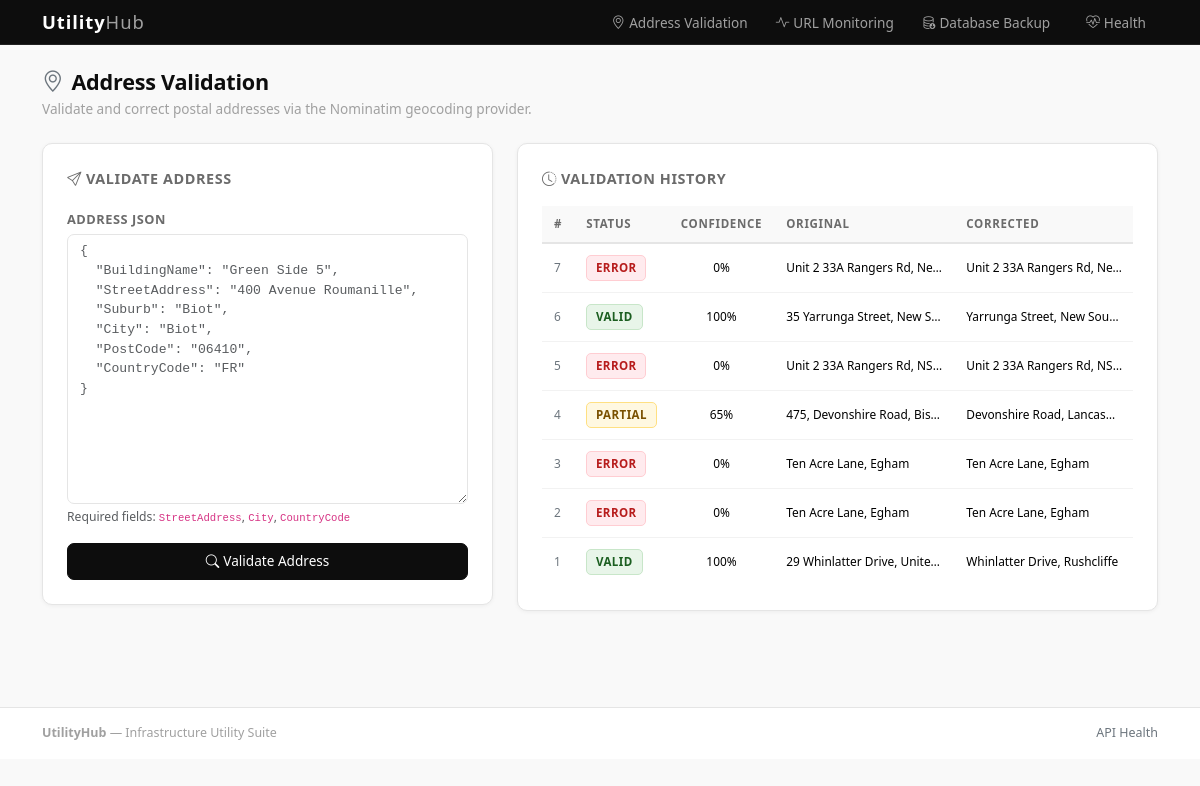
Before: / with the older database file.
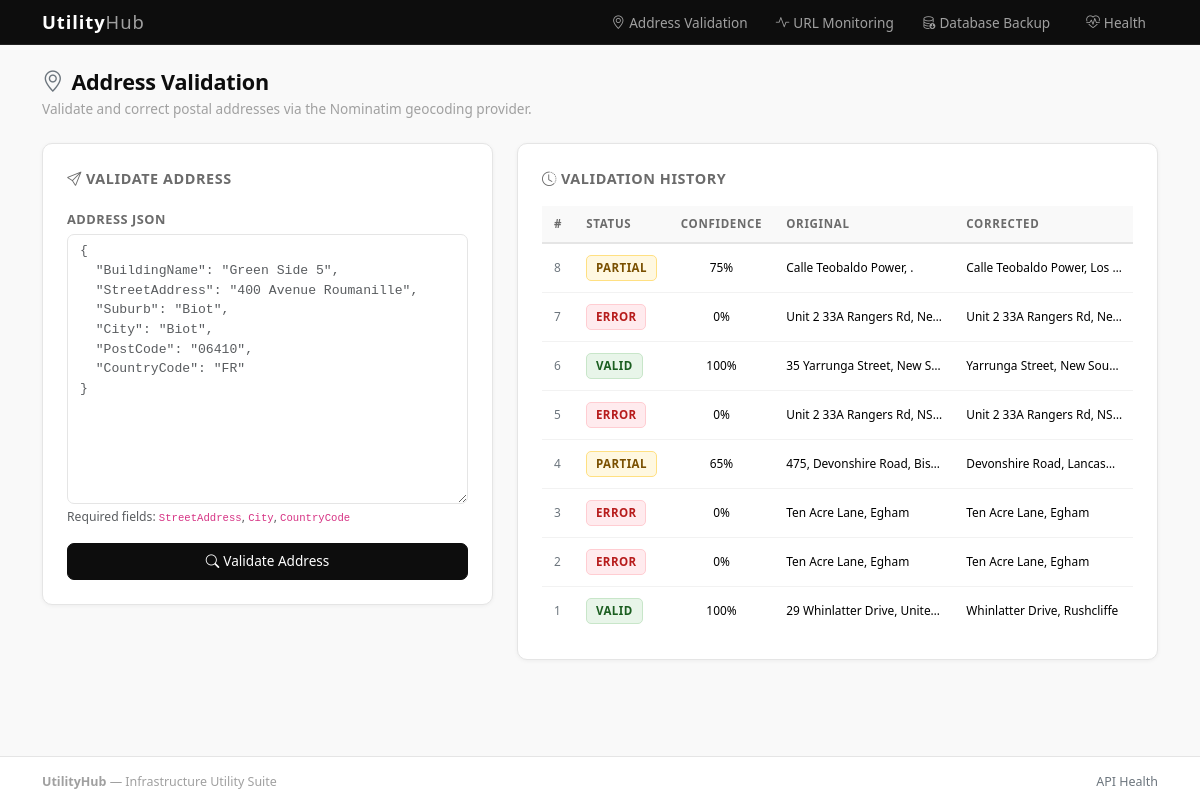
After: the same page with the newer database file.
### app/models/address_validation.py (models this page shows)
class AddressValidation(db.Model):
    __tablename__ = "address_validations"
    id = db.Column(db.Integer, primary_key=True)
    building_name = db.Column(db.String(255), nullable=True)
    street_address = db.Column(db.String(255), nullable=False)
    suburb = db.Column(db.String(120), nullable=True)
    city = db.Column(db.String(120), nullable=False)
    post_code = db.Column(db.String(32), nullable=True)
    country_code = db.Column(db.String(8), nullable=False)
    original_payload_json = db.Column(db.Text, nullable=False)
    corrected_payload_json = db.Column(db.Text, nullable=False)
    validation_status = db.Column(db.String(20), nullable=False, index=True)
    confidence_score = db.Column(db.Float, nullable=False)
    provider_name = db.Column(db.String(40), nullable=False)
    provider_reference = db.Column(db.String(120), nullable=True)
    validated_at = db.Column(
        db.DateTime(timezone=True),
        nullable=False,
        default=lambda: datetime.now(timezone.utc),
        index=True,
    )
    created_at = db.Column(
        db.DateTime(timezone=True),
        nullable=False,
        default=lambda: datetime.now(timezone.utc),
    )
    def to_dict(self) -> dict:
        return {
            "id": self.id,
            "original_address": self._safe_load_json(self.original_payload_json),
            "corrected_address": self._safe_load_json(self.corrected_payload_json),
            "validation_status": self.validation_status,
            "confidence_score": round(self.confidence_score, 2),
            "provider_name": self.provider_name,
            "provider_reference": self.provider_reference,
            "validation_timestamp": self.validated_at.isoformat(),
        }
    @staticmethod
    def _safe_load_json(raw_json: str) -> dict:
        import json
        try:
            value = json.loads(raw_json)
            if isinstance(value, dict):
                return value
        except Exception:
            pass
        return {}

### app/routes/address_ui.py (the view)
@address_ui_bp.route("/", methods=["GET"])
def home():
    return render_template(
        "address_validation.html",
        history=service.history(limit=20),
        address_json_input="",
        error=None,
        result=None,
        corrected_json_output="",
    )

### app/repositories/address_validation_repository.py (called while the page is built)
    def get_recent(self, limit: int = 20) -> list[AddressValidation]:
        safe_limit = max(1, min(limit, 100))
        return (
            AddressValidation.query.order_by(AddressValidation.validated_at.desc())
            .limit(safe_limit)
            .all()
        )

### app/services/address_validation_service.py (called while the page is built)
    def history(self, limit: int = 20) -> list[dict]:
        return [row.to_dict() for row in self.repository.get_recent(limit=limit)]

### app/templates/address_validation.html (shortened to what this page needs)
{% extends "base.html" %}
{% block content %}
<div class="mb-4">
  <h1 class="page-title mb-1"><i class="bi bi-geo-alt me-2 text-secondary"></i>Address Validation</h1>
  <p class="page-subtitle mb-0">Validate and correct postal addresses via the Nominatim geocoding provider.</p>
</div>
<div class="row g-4">
  <div class="col-lg-5">
    <div class="card panel">
      <div class="card-body p-4">
        <p class="card-title"><i class="bi bi-send me-1"></i>Validate Address</p>
        <form method="post" action="/address-validation">
          <div class="mb-3">
            <label class="form-label">Address JSON</label>
            <textarea class="form-control font-monospace" name="address_json" rows="13" required
              style="font-size:0.82rem;resize:vertical"
              placeholder='{
  "BuildingName": "Green Side 5",
  "StreetAddress": "400 Avenue Roumanille",
  "Suburb": "Biot",
  "City": "Biot",
  "PostCode": "06410",
  "CountryCode": "FR"
}'>{{ address_json_input }}</textarea>
            <div class="form-text" style="font-size:0.76rem">
              Required fields: <code>StreetAddress</code>, <code>City</code>, <code>CountryCode</code>
            </div>
          </div>
          <button type="submit" class="btn-uh-primary btn w-100">
            <i class="bi bi-search me-1"></i>Validate Address
          </button>
        </form>
      </div>
    </div>
  </div>
  <div class="col-lg-7">
    <div class="card panel">
      <div class="card-body p-4">
        <p class="card-title"><i class="bi bi-clock-history me-1"></i>Validation History</p>
        {% if history %}
          <div class="table-responsive">
            <table class="uh-table table table-borderless mb-0">
              <thead>
                <tr>
                  <th style="width:6%">#</th>
                  <th style="width:16%">Status</th>
                  <th class="text-center" style="width:12%">Confidence</th>
                  <th style="width:30%">Original</th>
                  <th style="width:30%">Corrected</th>
                </tr>
              </thead>
              <tbody>
                {% for item in history %}
                <tr>
                  <td class="text-secondary small">{{ item.id }}</td>
                  <td>
                    {% set vs = item.validation_status | upper %}
                    {% if vs == 'VALID' %}
                      <span class="uh-badge badge-up">{{ item.validation_status }}</span>
                    {% elif vs == 'PARTIAL' %}
                      <span class="uh-badge badge-partial">{{ item.validation_status }}</span>
                    {% elif vs in ('INVALID', 'ERROR') %}
                      <span class="uh-badge badge-down">{{ item.validation_status }}</span>
                    {% else %}
                      <span class="uh-badge badge-unknown">{{ item.validation_status }}</span>
                    {% endif %}
                  </td>
                  <td class="text-center small fw-medium">
                    {{ "%.0f"|format(item.confidence_score * 100) }}%
                  </td>
                  <td class="small text-truncate" style="max-width:180px"
                      title="{{ item.original_address.StreetAddress }}, {{ item.original_address.City }}">
                    {{ item.original_address.StreetAddress }}, {{ item.original_address.City }}
                  </td>
                  <td class="small text-truncate" style="max-width:180px"
                      title="{{ item.corrected_address.StreetAddress }}, {{ item.corrected_address.City }}">
                    {{ item.corrected_address.StreetAddress }}, {{ item.corrected_address.City }}
                  </td>
                </tr>
                {% endfor %}
              </tbody>
            </table>
          </div>
        {% else %}
          <div class="text-center py-5 text-secondary">
            <i class="bi bi-geo-alt" style="font-size:2.5rem;opacity:0.2"></i>
            <p class="mt-2 mb-0 small">No validation history yet. Submit an address to get started.</p>
          </div>
        {% endif %}
      </div>
    </div>
  </div>
</div>
{% endblock %}

### app/templates/base.html (shortened to what this page needs)
<!doctype html>
<html lang="en">
<head>
  <link href="https://cdn.jsdelivr.net/npm/bootstrap@5.3.3/dist/css/bootstrap.min.css" rel="stylesheet">
  <link href="https://cdn.jsdelivr.net/npm/bootstrap-icons@1.11.3/font/bootstrap-icons.min.css" rel="stylesheet">
</head>
<body>
  <nav class="uh-navbar navbar navbar-expand-lg mb-4">
    <div class="container">
      <a href="/" class="uh-brand">Utility<span>Hub</span></a>
      <div class="collapse navbar-collapse" id="uh-nav">
        <ul class="navbar-nav ms-auto align-items-lg-center gap-1">
          <li class="nav-item">
            <a class="uh-nav-link {% if request.path.startswith('/address') %}active{% endif %}"
               href="/address-validation">
              <i class="bi bi-geo-alt me-1"></i>Address Validation
            </a>
          </li>
          <li class="nav-item">
            <a class="uh-nav-link {% if request.path.startswith('/url') %}active{% endif %}"
               href="/url-monitoring">
              <i class="bi bi-activity me-1"></i>URL Monitoring
            </a>
          </li>
          <li class="nav-item">
            <a class="uh-nav-link {% if request.path.startswith('/backup') %}active{% endif %}"
               href="/backup">
              <i class="bi bi-database-down me-1"></i>Database Backup
            </a>
          </li>
          <li class="nav-item ms-lg-2">
            <a class="uh-nav-link" href="/health" target="_blank">
              <i class="bi bi-heart-pulse me-1"></i>Health
            </a>
          </li>
        </ul>
      </div>
    </div>
  </nav>
  <main class="container pb-5">
    {% block content %}{% endblock %}
  </main>
  <footer class="uh-footer">
    <div class="container d-flex justify-content-between">
      <span><strong>UtilityHub</strong> &mdash; Infrastructure Utility Suite</span>
      <span><a href="/health" class="text-decoration-none text-secondary">API Health</a></span>
    </div>
  </footer>
</body>
</html>

### app/templates/base.html (style rules this page uses)
:root { --uh-black: #0d0d0d; --uh-white: #ffffff; --uh-gray-50: #f9f9f9; --uh-gray-100: #f2f2f2; --uh-gray-200: #e5e5e5; --uh-gray-400: #a0a0a0; --uh-gray-600: #6b6b6b; }
body { background: var(--uh-gray-50); min-height: 100vh; font-family: system-ui, -apple-system, "Segoe UI", Roboto, sans-serif; color: var(--uh-black); }
.uh-navbar { background: var(--uh-black); border-bottom: 1px solid #222; }
.uh-brand { font-size: 1.15rem; font-weight: 700; letter-spacing: 0.05em; color: var(--uh-white) !important; text-decoration: none; }
.uh-brand span { color: var(--uh-gray-400); font-weight: 400; }
.uh-nav-link { font-size: 0.85rem; font-weight: 500; color: var(--uh-gray-400) !important; text-decoration: none; padding: 0.35rem 0.75rem; border-radius: 6px; transition: color 0.15s, background 0.15s; }
.panel { background: var(--uh-white); border: 1px solid var(--uh-gray-200); border-radius: 10px; box-shadow: 0 1px 4px rgba(0,0,0,0.05); }
.panel .card-title { font-size: 0.9rem; font-weight: 600; text-transform: uppercase; letter-spacing: 0.04em; color: var(--uh-gray-600); margin-bottom: 1rem; }
.btn-uh-primary { --bs-btn-color: var(--uh-white); --bs-btn-bg: var(--uh-black); --bs-btn-border-color: var(--uh-black); --bs-btn-hover-color: var(--uh-white); --bs-btn-hover-bg: #2a2a2a; --bs-btn-hover-border-color: #2a2a2a; --bs-btn-active-color: var(--uh-white); --bs-btn-active-bg: #1a1a1a; --bs-btn-active-border-color: #1a1a1a; font-size: 0.85rem; font-weight: 500; border-radius: 7px; padding: 0.45rem 1.1rem; }
.badge-up, .badge-valid { background: #e8f5e9; color: #1b5e20; border: 1px solid #c8e6c9; }
.badge-down, .badge-error { background: #ffebee; color: #b71c1c; border: 1px solid #ffcdd2; }
.badge-partial, .badge-invalid { background: #fff8e1; color: #7a5000; border: 1px solid #ffe082; }
.uh-badge { display: inline-block; font-size: 0.72rem; font-weight: 600; letter-spacing: 0.04em; padding: 0.2rem 0.55rem; border-radius: 5px; text-transform: uppercase; }
.uh-table { font-size: 0.85rem; }
.uh-table thead th { font-size: 0.72rem; font-weight: 600; text-transform: uppercase; letter-spacing: 0.06em; color: var(--uh-gray-600); border-bottom: 2px solid var(--uh-gray-200); padding: 0.6rem 0.75rem; background: var(--uh-gray-50); }
.uh-table tbody td { padding: 0.7rem 0.75rem; vertical-align: middle; border-bottom: 1px solid var(--uh-gray-100); }
.uh-table tbody tr:last-child td { border-bottom: 0; }
.form-control, .form-select { border-color: var(--uh-gray-200); border-radius: 7px; font-size: 0.875rem; }
.form-label { font-size: 0.8rem; font-weight: 600; color: var(--uh-gray-600); text-transform: uppercase; letter-spacing: 0.04em; margin-bottom: 0.35rem; }
.page-title { font-size: 1.35rem; font-weight: 700; letter-spacing: -0.01em; }
.page-subtitle { font-size: 0.85rem; color: var(--uh-gray-400); }
.uh-footer { border-top: 1px solid var(--uh-gray-200); background: var(--uh-white); font-size: 0.78rem; color: var(--uh-gray-400); padding: 1rem 0; margin-top: 3rem; }

Changed rows visible on the page:
added AddressValidation: id "8", validation_status "PARTIAL", confidence_score "75", original_address.StreetAddress "Calle Teobaldo Power", original_address.City ".", corrected_address.StreetAddress "Calle Teobaldo Power", corrected_address.City "Los…"
